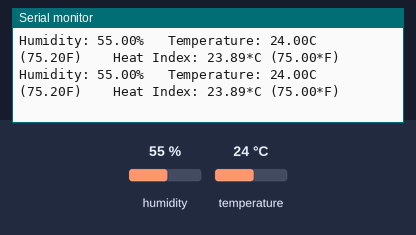
This sketch was run on a simulated Arduino Uno, built with avr-gcc and run on an emulated ATmega328P. Parts: the last lines printed to the serial monitor. Inputs (shaded band) come from the test bench; at power-on: humidity 55 %, temperature 24 °C.

Above: at 2.8 s.
2.9 s: humidity set to 22 %
At 5.6 s:
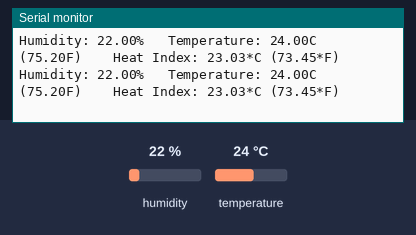
5.7 s: temperature set to 12 °C
At 7.0 s:
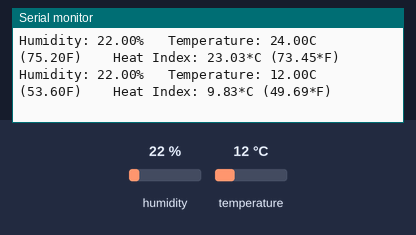
8.5 s: humidity set to 40 %
At 9.6 s:
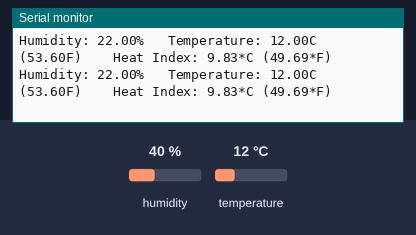
Timing chart, 0 to 11.5 s (numbered marks = the images above; inputs shaded):
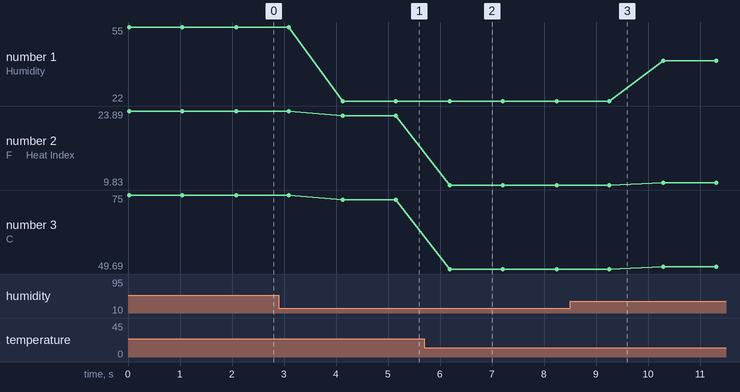

The sketch:

humtemp.ino
```cpp
#include <Adafruit_Sensor.h>

#include "DHT.h"

#define DHTPIN 8
#define DHTTYPE DHT11 //have dht11 type; not 22 or 21
//int HTout = 8; //output from humidity/temp sensor on pin 8

DHT dht(DHTPIN, DHTTYPE);

void setup() {
  Serial.begin(9600);
  Serial.println("DHT11 output:");

  dht.begin();

  //pinMode(HTout, INPUT);
  //hahaha im funny the output variable is really input hahahaha please laugh
}

void loop() {
  /*
   * int HTreading = digitalRead(HTout);
   * Serial.println(HTreading);
   */

   float hum = dht.readHumidity();
   float temp = dht.readTemperature();
   float fahr = dht.readTemperature(true); //isFahrenheit = true

   if (isnan(hum) || isnan(temp) || isnan(fahr)) {
    Serial.println("Failed read.");
    return;
   }

   float hic = dht.computeHeatIndex(temp, hum, false); //isFahrenheit = false
   float hif = dht.computeHeatIndex(fahr, hum);

   Serial.print("Humidity: ");
   Serial.print(hum);
   Serial.print("%\t Temperature: ");
   Serial.print(temp);
   Serial.print("C (");
   Serial.print(fahr);
   Serial.print("F) \t Heat Index: ");
   Serial.print(hic);
   Serial.print("*C (");
   Serial.print(hif);
   Serial.println("*F)");
   delay(1000);
}
```

Measured:
- after the input at 2.9 s, the serial monitor: prints a new line after 1.2 s (image 1)
- after the input at 5.7 s, the serial monitor: prints a new line after 0.49 s (image 2)
- plotted number 1: 55 → 22 after the input at 2.9 s, 22 → 40 after the input at 8.5 s
- plotted number 2: 23.89 → 23.03 after the input at 2.9 s, 23.03 → 9.83 after the input at 5.7 s, 9.83 → 10.3 after the input at 8.5 s
- plotted number 3: 75 → 73.45 after the input at 2.9 s, 73.45 → 49.69 after the input at 5.7 s, 49.69 → 50.54 after the input at 8.5 s
